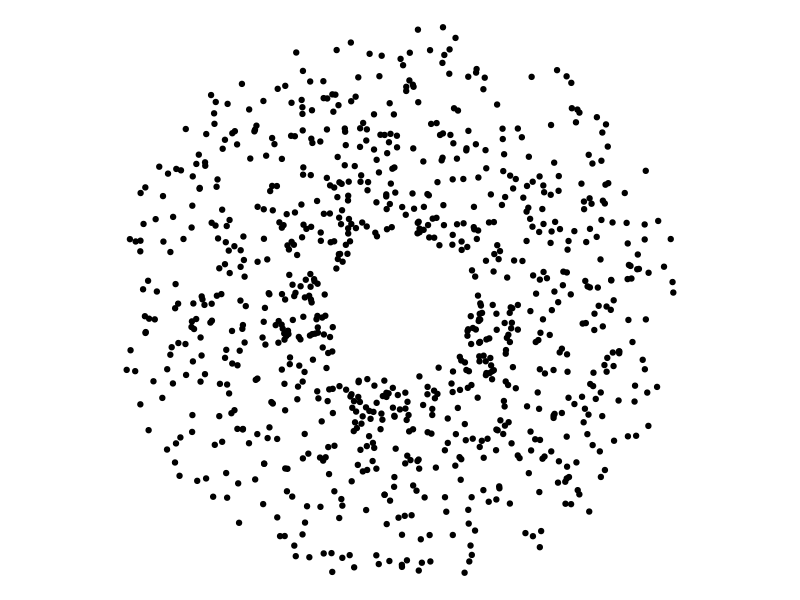
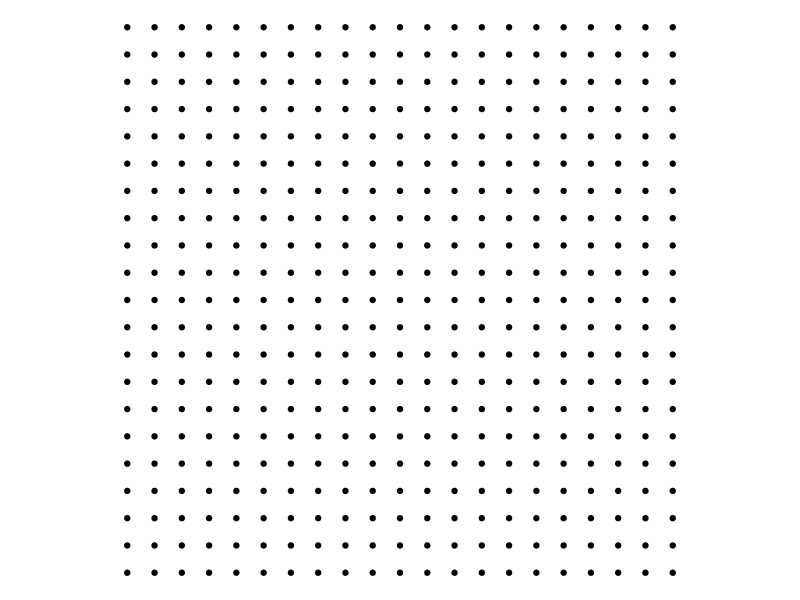

Recreate these plots in R, in order. (Note: this script raises an error after producing the figures.)
library(tidyverse)


num_points <- 900
tibble(
angle = runif(num_points, 0, 2*pi),
scalar = runif(num_points, 10, 40), 
x = 50 + (cos(angle) * scalar),
y = 50 + (sin(angle) * scalar)
) %>% 
  ggplot(aes(x,y)) + 
  geom_point() +
  coord_fixed() + 
  theme_void()


tibble(
  x = seq(10,90, by = 4),
  y = seq(10,90, by = 4)
) %>% 
  expand(x,y) %>% 
  mutate(x = x + (runif(1, -2,2)),
         y = y +  (runif(1, -2,2))) %>% 
  ggplot(aes(x,y)) + 
  geom_point() +
  coord_fixed() + 
  theme_void()

rand()

runif(1, -2,2, seed = 1234)
